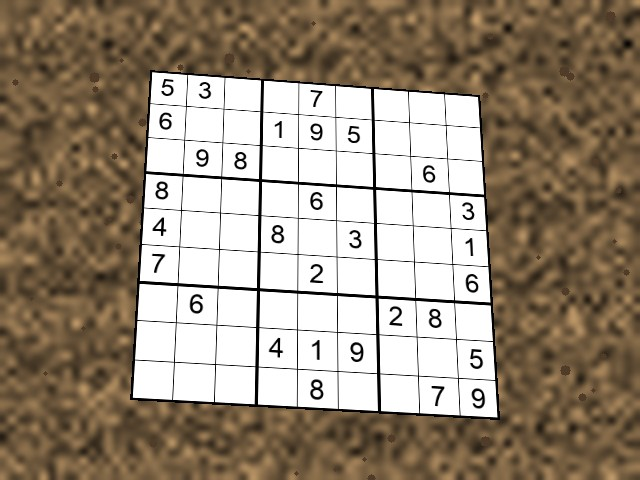
#> input picture app/sample.jpg, 640 x 480 px
$ python -i detect.py   (imports and definitions only)
#> lines starting #> are read from the running program, lines starting #| are printed output that depends on the picture; after the words box and inside, x2 and y2 are one past the last pixel; in counts of white or black regions, pixels touching at a corner belong together
import math

import cv2
import numpy as np

SQUARE = 450
CELL = SQUARE // 9
BLOCK_SIZE = 15
THRESHOLD_C = 5
MAX_CANDIDATES = 10
MIN_AREA_RATIO = 0.05
GRID_SCORE_THRESHOLD = 0.6
LINE_BAND = 4
HOUGH_THRESHOLD_RATIO = 0.2
MERGE_PIXELS = 8
SPACING_TOLERANCE = 0.2
MIN_INNER_LINES = 5
MAX_PAIRS = 3
HULL_EPSILONS = [0.02, 0.04, 0.06, 0.08]
REFINE_THRESHOLD = 0.2
REFINE_SIZE = 225
REFINE_STEPS = [32, 16, 8, 4, 2, 1]
TRACK_STEPS = [2, 1]


# thresholding

# [6 lines left out: function to_bgr, not called in this run]


def threshold(gray):
    blur = cv2.GaussianBlur(gray, (5, 5), 0)
    return cv2.adaptiveThreshold(blur, 255, cv2.ADAPTIVE_THRESH_GAUSSIAN_C,
                                 cv2.THRESH_BINARY_INV, BLOCK_SIZE, THRESHOLD_C)


# rectification

# [5 lines left out: function order_corners, not called in this run]


def get_homography(corners):
    square = np.float32([[0, 0], [SQUARE, 0], [SQUARE, SQUARE], [0, SQUARE]])
    return cv2.getPerspectiveTransform(square, np.float32(corners))


def warp_grid(img, corners):
    homography = get_homography(corners)
    return cv2.warpPerspective(img, homography, (SQUARE, SQUARE),
                               flags=cv2.INTER_LINEAR | cv2.WARP_INVERSE_MAP)


def grid_score(flat_thresh):
    size = flat_thresh.shape[0]
    band = max(1, round(LINE_BAND * size / SQUARE))
    rows, cols = [], []
    for k in range(10):
        pos = min(round(k * size / 9), size - 1)
        lo, hi = max(pos - band, 0), min(pos + band + 1, size)
        rows.append((flat_thresh[lo:hi, :] > 0).mean(axis=1).max())
        cols.append((flat_thresh[:, lo:hi] > 0).mean(axis=0).max())
    return float(min(np.mean(rows), np.mean(cols)))


# [58 lines left out: functions score_corners, quad_from_hull, refine_corners, find_grid_contour, not called in this run]


# grid detection with hough lines

def line_intersection(line1, line2):
    rho1, theta1 = line1
    rho2, theta2 = line2
    a = np.array([[math.cos(theta1), math.sin(theta1)], [math.cos(theta2), math.sin(theta2)]])
    x, y = np.linalg.solve(a, [rho1, rho2])
    return [x, y]


def merge_close_lines(lines):
    merged = []
    for pos, line in sorted(lines):
        if not merged or pos - merged[-1][0] > MERGE_PIXELS:
            merged.append((pos, line))
    return merged


def outer_line_pairs(lines, min_size):
    lines = merge_close_lines(lines)
    pairs = []
    for i in range(len(lines)):
        for j in range(i + 1, len(lines)):
            first, last = lines[i][0], lines[j][0]
            spacing = (last - first) / 9
            if last - first < min_size:
                continue
            matches = 0
            for k in range(1, 9):
                expected = first + k * spacing
                if any(abs(pos - expected) < SPACING_TOLERANCE * spacing for pos, _ in lines):
                    matches += 1
            if matches >= MIN_INNER_LINES:
                pairs.append((matches, last - first, lines[i][1], lines[j][1]))
    pairs.sort(key=lambda pair: pair[:2], reverse=True)
    return [(first, last) for _, _, first, last in pairs[:MAX_PAIRS]]


def find_grid_hough(gray):
    height, width = gray.shape
    edges = cv2.Canny(cv2.GaussianBlur(gray, (5, 5), 0), 50, 150)
    lines = cv2.HoughLines(edges, 1, np.pi / 180, int(HOUGH_THRESHOLD_RATIO * min(height, width)))
    if lines is None:
        return None

    horizontal, vertical = [], []
    for line in lines:
        rho, theta = line[0]
        if abs(theta - np.pi / 2) < np.pi / 6:
            y = (rho - width / 2 * math.cos(theta)) / math.sin(theta)
            horizontal.append((y, (rho, theta)))
        elif theta < np.pi / 6 or theta > 5 * np.pi / 6:
            x = (rho - height / 2 * math.sin(theta)) / math.cos(theta)
            vertical.append((x, (rho, theta)))

    thresh = threshold(gray)
    best, best_score = None, GRID_SCORE_THRESHOLD
    for top, bottom in outer_line_pairs(horizontal, MIN_AREA_RATIO ** 0.5 * height):
        for left, right in outer_line_pairs(vertical, MIN_AREA_RATIO ** 0.5 * width):
            corners = np.float32([line_intersection(top, left),
                                  line_intersection(top, right),
                                  line_intersection(bottom, right),
                                  line_intersection(bottom, left)])
            score = grid_score(warp_grid(thresh, corners))
            if score > best_score:
                best, best_score = corners, score
    return best

>>> import cv2
>>> picture = cv2.imread('../app/sample.jpg', cv2.IMREAD_GRAYSCALE)
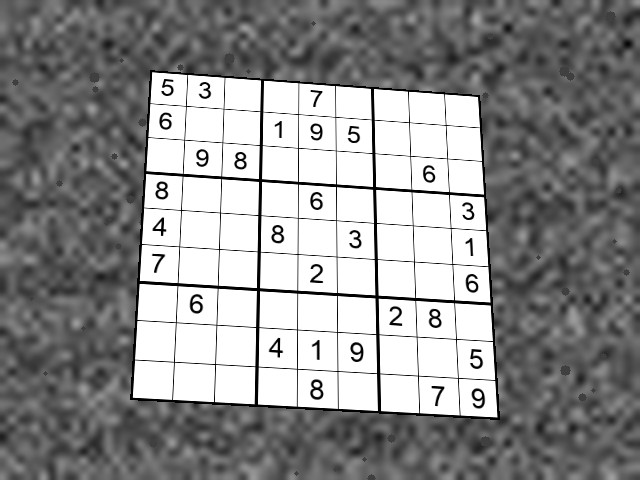
#> picture: shape (480, 640); min 0, max 255, mean 141.6
>>> result = find_grid_hough(picture)
#> in find_grid_hough, `edges = cv2.Canny(cv2.GaussianBlur(gray, (5, 5), 0), 50, 150)`:
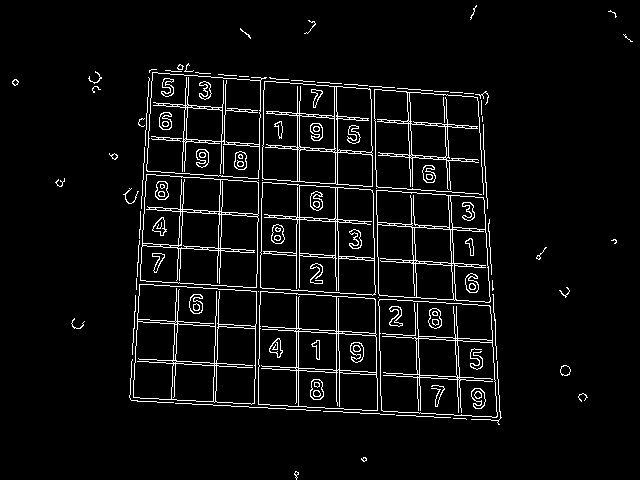
#> edges: shape (480, 640); 5.2% white in thin lines or dots
#> in find_grid_hough, `lines = cv2.HoughLines(edges, 1, np.pi / 180, int(HOUGH_THRESHOLD_RATI..`: lines = 110 rows, first 8: [393, 1.62], [163, 1.64], [390, 1.62], [265, 0.0175], [128, 1.64], [160, 1.64], [226, 0.0349], [195, 1.64]
#> the loop in find_grid_hough, `for line in lines:` made 110 passes
#> (rho, theta, x) on passes 4, 7, 9, 10, 14, 15, 16, 17, 18, 19, 20, 22: (265, 0.0175, 260.9), (226, 0.0349, 217.8), (-406, 3.11, 414.6), (261, 0.0175, 256.9), (-439, 3.09, 452.2), (229, 0.0349, 220.8), (-403, 3.11, 411.6), (-373, 3.12, 377.2), (299, 0, 299), (-437, 3.09, 450.2), (296, 0, 296), (-369, 3.12, 373.2)
#> (rho, theta, y) on passes 1, 2, 3, 5, 6, 8: (393, 1.62, 410.3), (163, 1.64, 185.8), (390, 1.62, 407.3), (128, 1.64, 150.7), (160, 1.64, 182.8), (195, 1.64, 217.9)
#> after the loop in find_grid_hough, `for line in lines:`: horizontal = 46 items; vertical = 48 items
#> in threshold, `blur = cv2.GaussianBlur(gray, (5, 5), 0)`:
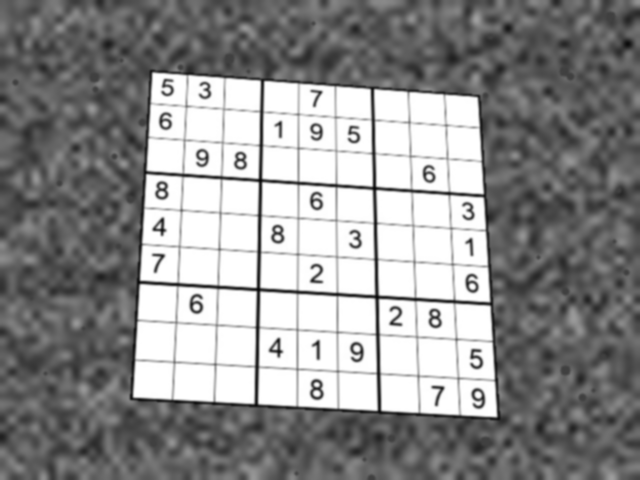
#> blur: shape (480, 640); min 6, max 255, mean 141.6
#> in threshold, `return cv2.adaptiveThreshold(blur, 255, cv2.ADAPTIVE_THRESH_GAUSSIAN_C..`:
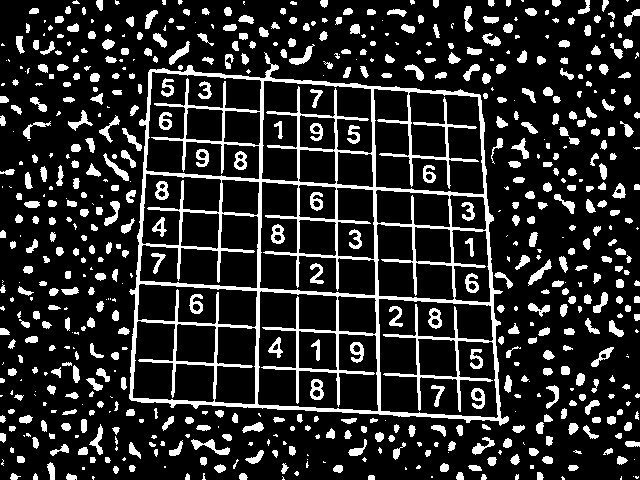
#> returned value: shape (480, 640); 17% white; 646 white regions (183 under 20 px), largest, box (x1, y1, x2, y2) and area: (129, 52, 509, 426) 20850, (191, 439, 230, 455) 230, (103, 153, 129, 181) 189
#> in outer_line_pairs, `lines = merge_close_lines(lines)`: lines = [(81.2, (53, 1.66)), (113.9, (97, 1.62)), (148.5, (120, 1.66)), (182.8, (160, 1.64)), (217.9, (195, 1.64)), (253.9, (225, 1.66)), (291, (268, 1.64)), (329.2, (312, 1.62)), (369.3, (352, 1.62)), (407.3, (390, 1.62))]
#> the loop in find_grid_hough, `for top, bottom in outer_line_pairs(horizontal, MIN_AREA_RATIO ** 0.5 ..` made 1 pass
#> top on pass 1: (53, 1.66)
#> after the loop in find_grid_hough, `for top, bottom in outer_line_pairs(horizontal, MIN_AREA_RATIO ** 0.5 ..`: best = [[147.7, 66.13], [475.8, 94.83], [498.3, 416.6], [130.4, 397.4]]; best_score = 0.919
#> result has the same summary as best in find_grid_hough
